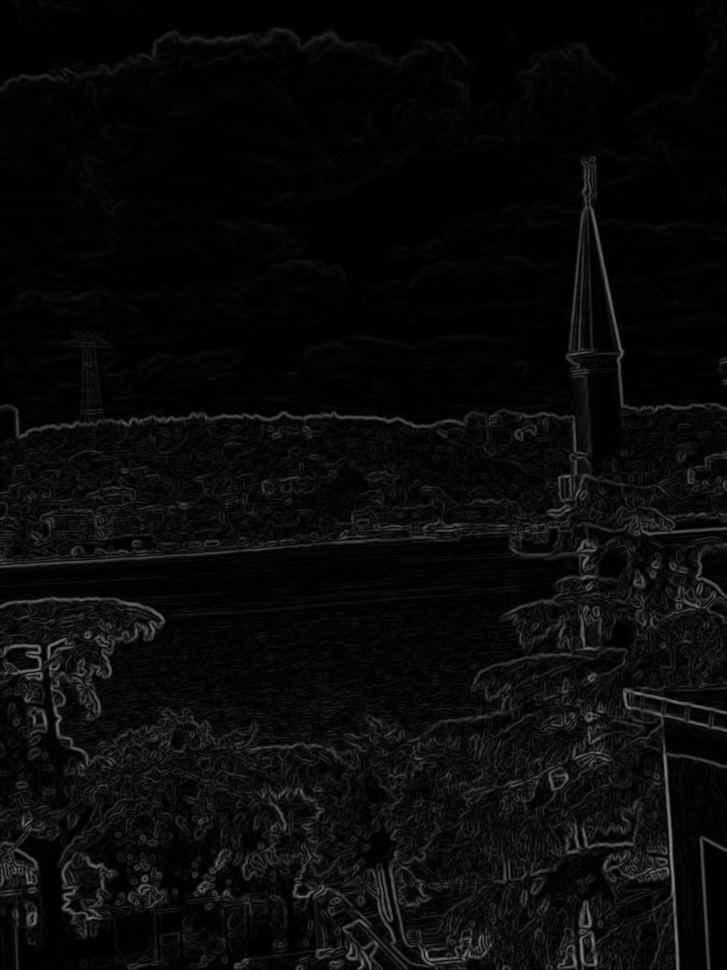
#> input picture Ch12/Figure5/IMG_0883/gradient_magnitude.jpg, 727 x 970 px, shrunk from 3024 x 4032 before the run, found by its file name
$ python additional_steps.py
#> lines starting #> are read from the running program, lines starting #| are printed output that depends on the picture; after the words box and inside, x2 and y2 are one past the last pixel; in counts of white or black regions, pixels touching at a corner belong together
import cv2
import numpy as np

image = cv2.imread('C:\\Users\\indus\\OneDrive\\Desktop\\ImageBook\\MyImplementations\\Ch12\\Figure5\\IMG_0883\\gradient_magnitude.jpg', cv2.IMREAD_GRAYSCALE)
#> image is the input picture: shape (970, 727); min 0, max 130, mean 9.6

threshold_value = 35
_, pruned_edges = cv2.threshold(image, threshold_value, 255, cv2.THRESH_BINARY)
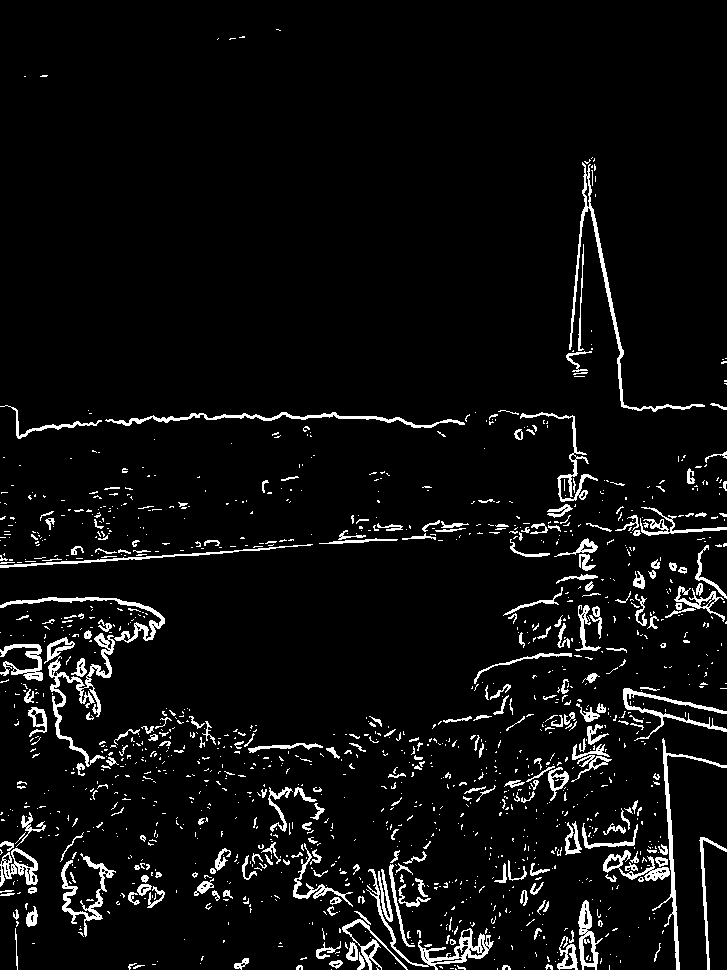
#> pruned_edges: shape (970, 727); 5.5% white in thin lines or dots
cv2.imwrite('C:\\Users\\indus\\OneDrive\\Desktop\\ImageBook\\MyImplementations\\Ch12\\Figure5\\IMG_0883\\pruned_edges.jpg', pruned_edges)

contours, _ = cv2.findContours(pruned_edges, cv2.RETR_EXTERNAL, cv2.CHAIN_APPROX_SIMPLE)
#> contours = 1384 contours, 1218 with area under 20; largest, box (x1, y1, x2, y2) and area: (366, 869, 494, 970) 1231, (48, 633, 115, 767) 1172, (569, 162, 705, 412) 1098, (578, 900, 603, 970) 814, (105, 412, 465, 428) 805

cleaned_image = np.zeros_like(pruned_edges)
for contour in contours:
    area = cv2.contourArea(contour)
    x, y, w, h = cv2.boundingRect(contour)
    aspect_ratio = float(w) / h
    extent = area / (w * h)

    if area < 500:
        continue
    if aspect_ratio > 50 or aspect_ratio < 1 / 50:
        continue
    #if 0.9 < aspect_ratio < 1.1 and 0.78 < extent < 0.81:
    #    continue
    cv2.drawContours(cleaned_image, [contour], -1, 255)
#> this loop made 1384 passes
#> (area, x, y, w, h, aspect_ratio, extent) on passes 22, 26, 36: (63, 329, 960, 14, 9, 1.56, 0.5), (73, 234, 958, 15, 12, 1.25, 0.406), (50, 357, 952, 8, 18, 0.444, 0.347)
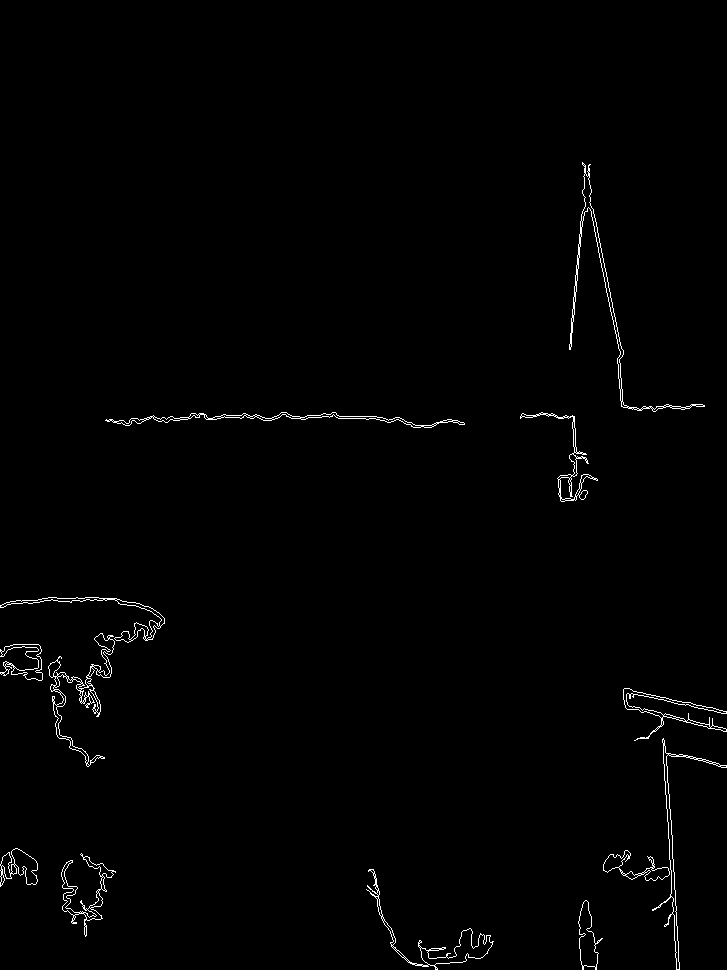
#> cleaned_image: shape (970, 727); 0.96% white in thin lines or dots, all inside (x1, y1, x2, y2) = (0, 162, 727, 970)

cv2.imwrite('C:\\Users\\indus\\OneDrive\\Desktop\\ImageBook\\MyImplementations\\Ch12\\Figure5\\IMG_0883\\removed_shapes.jpg', cleaned_image)

kernel = np.ones((15,15), np.uint8)
closed_edges = cv2.morphologyEx(cleaned_image, cv2.MORPH_CLOSE, kernel)
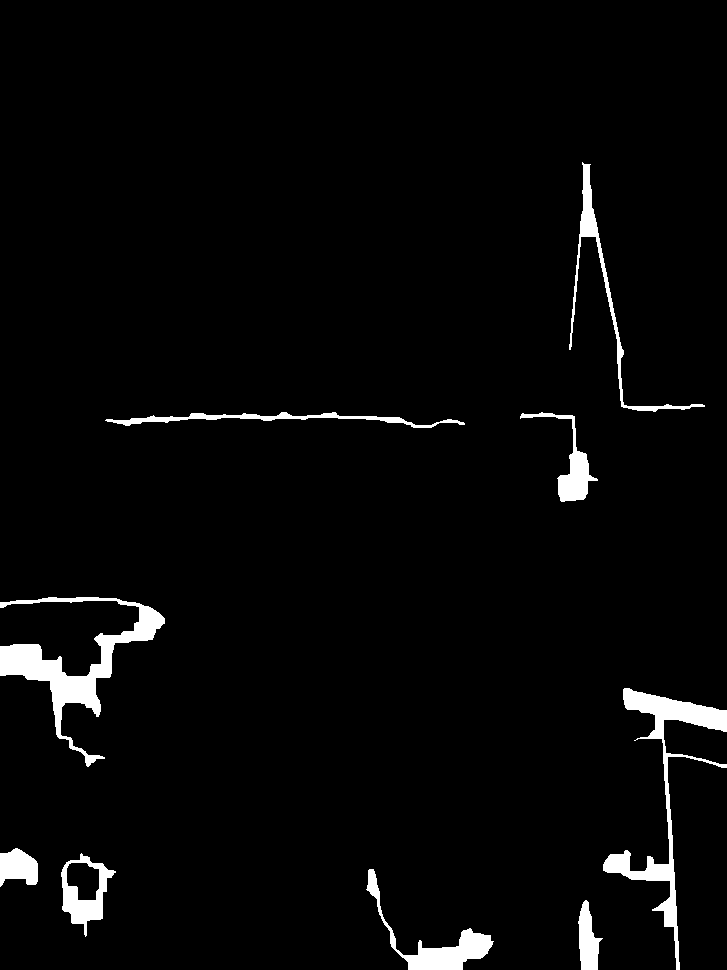
#> closed_edges: shape (970, 727); 3.1% white; 9 white regions, largest, box (x1, y1, x2, y2) and area: (0, 597, 165, 767) 5867, (603, 688, 727, 970) 4958, (366, 869, 494, 970) 2469
cv2.imwrite('C:\\Users\\indus\\OneDrive\\Desktop\\ImageBook\\MyImplementations\\Ch12\\Figure5\\IMG_0883\\closed_edges.jpg', closed_edges)
